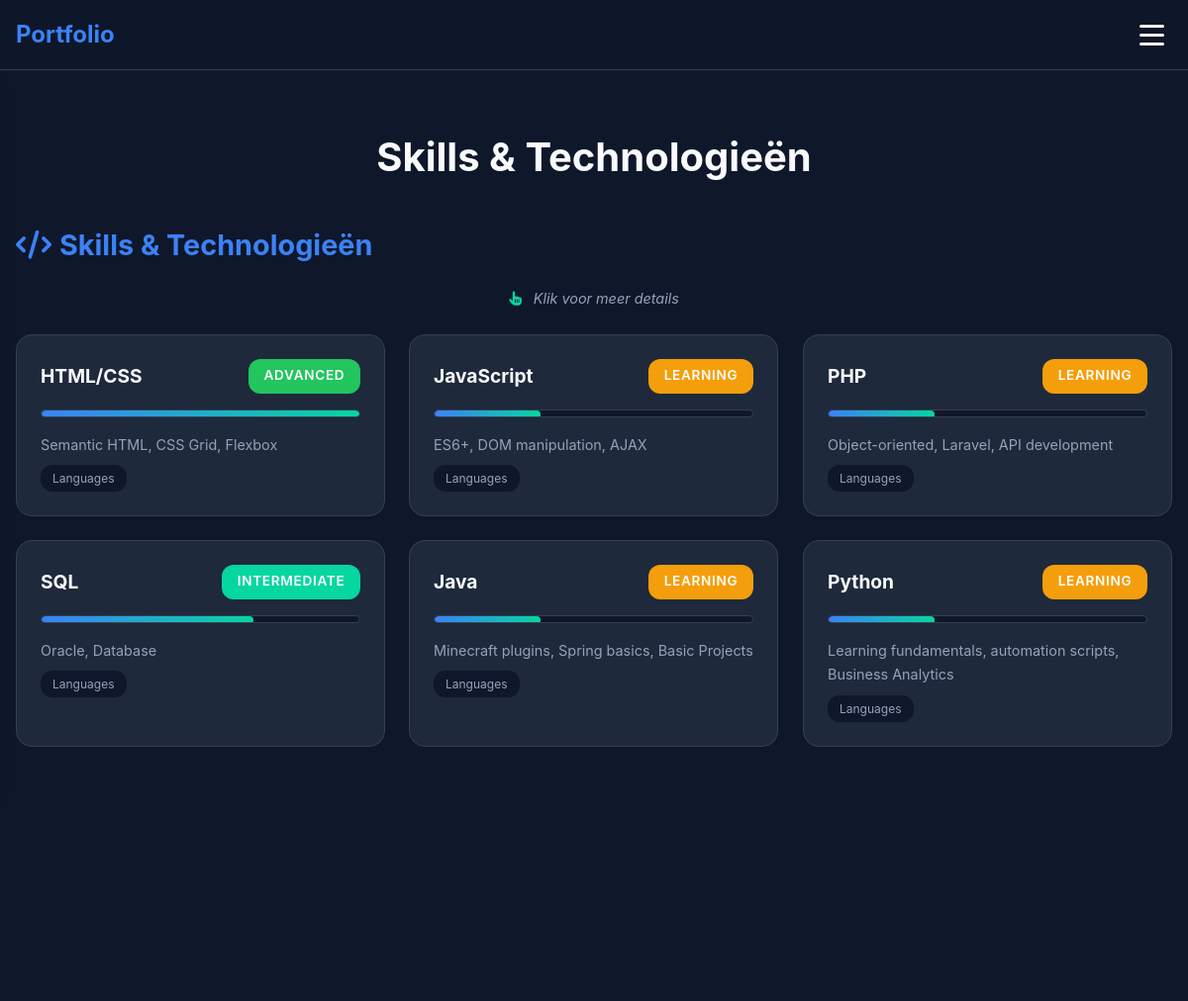
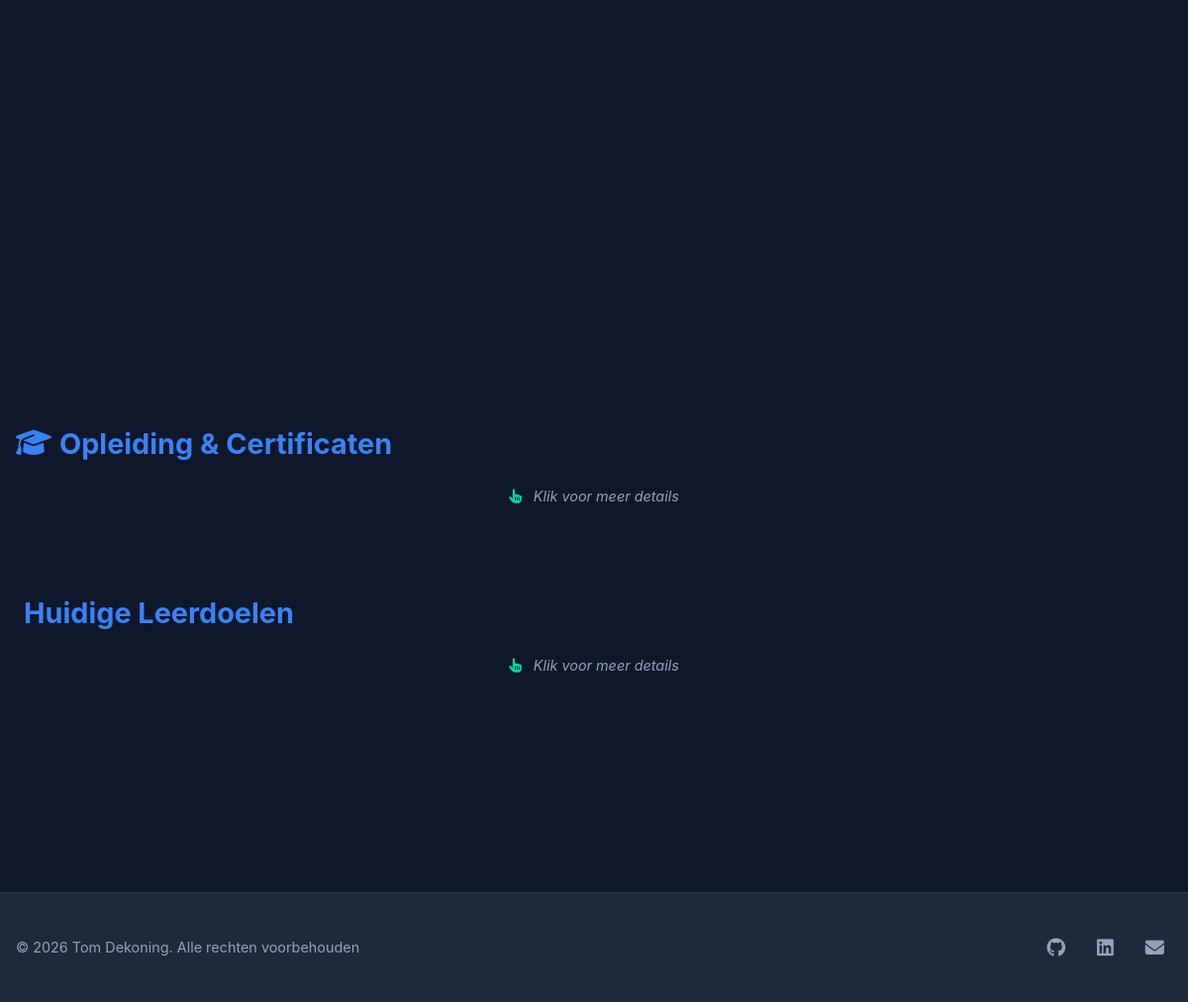
The page /?page=dev-life on the database its author committed (2 pictures, top to bottom).
### tables this page shows
CREATE TABLE IF NOT EXISTS skills (
    id         INT UNSIGNED AUTO_INCREMENT PRIMARY KEY,
    name       VARCHAR(100) NOT NULL,
    category   VARCHAR(50)  NOT NULL,    
    level      TINYINT UNSIGNED NOT NULL DEFAULT 1,   
    notes      TEXT         NULL,
    projects   JSON         NULL,        
    sort_order INT UNSIGNED NOT NULL DEFAULT 0,
    created_at DATETIME NOT NULL DEFAULT CURRENT_TIMESTAMP,
    updated_at DATETIME NOT NULL DEFAULT CURRENT_TIMESTAMP ON UPDATE CURRENT_TIMESTAMP,
    INDEX idx_category (category),
    INDEX idx_sort     (sort_order)
);

### app/Models/SkillModel.php (called while the page is built, shortened)
<?php
class SkillModel {
    public function getAllSkills(): array {
        $db   = Database::getConnection();
        $stmt = $db->query(
            "SELECT id, name, category, level, notes, projects
             FROM skills ORDER BY sort_order ASC, id ASC"
        );
        $rows = $stmt->fetchAll();
        return $rows;
    }
    public function getLevelText(int $level): string {
        switch ($level) {
            case 1: return trans('skills_level_beginner');
            case 2: return trans('skills_level_intermediate');
            case 3: return trans('skills_level_advanced');
        }
    }
    public function getLevelPercentage(int $level): float {
        return ($level / 3) * 100;
    }
    public function getModalData(array $skill): string {
        return htmlspecialchars(json_encode($skill), ENT_QUOTES, 'UTF-8');
    }
}

### app/Config/translations.php (called while the page is built, shortened)
<?php
class Translations {
    private static $currentLang = 'nl';
    public static function init() {
        if (isset($_COOKIE['portfolio_lang'])) {
            self::$currentLang = $_COOKIE['portfolio_lang'];
        }
        else if (isset($_SERVER['HTTP_ACCEPT_LANGUAGE'])) {
            $browserLang = substr($_SERVER['HTTP_ACCEPT_LANGUAGE'], 0, 2);
            if (in_array($browserLang, ['nl', 'en'])) {
                self::$currentLang = $browserLang;
            }
        }
    }
    public static function get($key, $lang = null) {
        $lang = $lang ?? self::$currentLang;
        if (isset(self::$translations[$lang][$key])) {
            return self::$translations[$lang][$key];
        }
        return "[{$key}]";
    }
    public static function getCurrentLang() {
        return self::$currentLang;
    }
}
function trans($key, $lang = null) {
    return Translations::get($key, $lang);
}
?>

### app/Config/env.php (called while the page is built, shortened)
<?php
if (!function_exists('portfolioEnv')) {
	function portfolioEnv(string $key, string $default = ''): string {
		$value = getenv($key);
		static $dotEnv = null;
		if ($dotEnv === null) {
			$dotEnv = [];
		}
		return isset($dotEnv[$key]) ? (string) $dotEnv[$key] : $default;
	}
}

### app/Views/dev-life.php (the view, shortened to what this page needs)
<section class="dev-life">
    <div class="container">
        <h1 data-translate="skills_title"><?= trans('skills_title') ?></h1>
        <div class="skills-section">
            <h2><i class="fas fa-code"></i> <span data-translate="skills_title"><?= trans('skills_title') ?></span></h2>
            <p class="section-hint"><i class="fas fa-hand-pointer"></i> <span data-translate="skills_click_details"><?= trans('skills_click_details') ?></span></p>
            <div class="skills-grid">
                <?php foreach ($skills as $skill): ?>
                    <div class="skill-card" data-modal='<?= $skillModel->getModalData($skill) ?>'>
                        <div class="skill-header">
                            <h3><?= htmlspecialchars($skill['name']) ?></h3>
                            <span class="skill-level level-<?= $skill['level'] ?>">
                                <?= htmlspecialchars($skillModel->getLevelText($skill['level'])) ?>
                            </span>
                        </div>
                        <div class="skill-progress">
                            <div class="progress-bar" data-width="<?= $skillModel->getLevelPercentage($skill['level']) ?>%"></div>
                        </div>
                        <p class="skill-notes"><?= htmlspecialchars($skill['notes']) ?></p>
                        <span class="skill-category"><?= htmlspecialchars(trans('category_' . $skill['category'])) ?></span>
                    </div>
                <?php endforeach; ?>
            </div>
        </div>
        <div class="education-section">
            <h2><i class="fas fa-graduation-cap"></i> <span data-translate="education_title"><?= trans('education_title') ?></span></h2>
            <p class="section-hint"><i class="fas fa-hand-pointer"></i> <span data-translate="education_click_details"><?= trans('education_click_details') ?></span></p>
        </div>
        <div class="learning-section">
            <h2><i class="fas fa-target"></i> <span data-translate="learning_title"><?= trans('learning_title') ?></span></h2>
            <p class="section-hint"><i class="fas fa-hand-pointer"></i> <span data-translate="learning_click_details"><?= trans('learning_click_details') ?></span></p>
        </div>
    </div>
</section>

### app/Controllers/PortfolioController.php (shortened to what this page needs)
<?php
require_once __DIR__ . '/../Config/translations.php';
require_once __DIR__ . '/../Config/env.php';
require_once __DIR__ . '/../Models/SkillModel.php';
class PortfolioController {
    private $skillModel;
    public function __construct() {
        $this->skillModel     = new SkillModel();
    }
    public function showDevLife() {
        try {
            $lang = Translations::getCurrentLang();
            $skills         = $this->skillModel->getAllSkills();
            $education      = $this->skillModel->getEducation($lang);
            $learning_goals = $this->skillModel->getLearningGoals($lang);
        } catch (\Throwable $e) {
            $skills = $education = $learning_goals = [];
            $lang   = 'nl';
        }
        $data = [
            'title'          => trans('nav_devlife'),
            'skills'         => $skills,
            'skillModel'     => $this->skillModel,
            'education'      => $education,
            'learning_goals' => $learning_goals,
        ];
        $this->render('dev-life', $data);
    }
    private function render($view, $data = []) {
        extract($data);
        $viewFile = __DIR__ . "/../Views/{$view}.php";
        if (file_exists($viewFile)) {
            include $viewFile;
        } else {
            echo "<h1>View niet gevonden: {$view}</h1>";
        }
        $content = ob_get_clean();
        include __DIR__ . '/../Views/layout.php';
    }
}
?>

### index.php (shortened to what this page needs)
<?php
$page = $_GET['page'] ?? 'home';
require_once 'app/Controllers/PortfolioController.php';
$controller = new PortfolioController();
switch ($page) {
    case 'dev-life':
        $controller->showDevLife();
        break;
}

### app/Views/layout.php (shortened to what this page needs)
<?php
require_once __DIR__ . '/../Config/env.php';
require_once __DIR__ . '/../Config/translations.php';
$contactEmail = portfolioEnv('PORTFOLIO_CONTACT_EMAIL', 'tom1dekoning@gmail.com');
$styleVersion = (string) (@filemtime(__DIR__ . '/../../public/css/style.css') ?: time());
?>
    <!DOCTYPE html>
    <html lang="<?= Translations::getCurrentLang() ?>">
    <head>
        <link rel="stylesheet" href="public/css/style.css?v=<?= htmlspecialchars($styleVersion, ENT_QUOTES, 'UTF-8') ?>">
        <link rel="stylesheet" href="public/css/modal.css">
        <link href="https://cdnjs.cloudflare.com/ajax/libs/font-awesome/6.4.0/css/all.min.css" rel="stylesheet">
    </head>
    <body>
    <header>
        <nav class="navbar">
            <div class="nav-container">
                <div class="nav-logo">
                    <a href="?page=home">Portfolio</a>
                </div>
                <div class="nav-toggle">
                    <span class="bar"></span>
                    <span class="bar"></span>
                    <span class="bar"></span>
                </div>
            </div>
        </nav>
    </header>
    <main>
        <?= $content ?>
    </main>
    <footer>
        <div class="footer-content">
            <p>&copy; <?= date('Y') ?> Tom Dekoning. <span data-translate="footer_rights"><?= trans('footer_rights') ?></span></p>
            <div class="social-links">
                <a href="https://github.com/tombomeke" target="_blank" aria-label="GitHub"><i class="fab fa-github"></i></a>
                <a href="https://www.linkedin.com/in/tom-dekoning-567523352/" target="_blank" aria-label="LinkedIn"><i class="fab fa-linkedin"></i></a>
                <a href="mailto:<?= htmlspecialchars($contactEmail) ?>" aria-label="Email"><i class="fas fa-envelope"></i></a>
            </div>
        </div>
    </footer>
    </body>
    </html>

### public/css/style.css (style rules this page uses)
html { scroll-behavior: smooth; }
body { text-rendering: optimizeLegibility; -webkit-font-smoothing: antialiased; -moz-osx-font-smoothing: grayscale; }
.skill-card, .project-card, .stat-item { will-change: transform; }
section { padding: var(--spacing-3xl) 0; }
section:first-of-type { padding-top: var(--spacing-3xl); }
section:last-of-type { padding-bottom: var(--spacing-3xl); }
.skill-card, .project-card, .stat-item, .contact-method { contain: layout style paint; }

### public/css/modal.css (style rules this page uses)
.skill-level { padding: 0.4rem 1rem; border-radius: var(--radius-lg); font-size: 0.85rem; font-weight: 600; text-transform: uppercase; letter-spacing: 0.05em; }
.skill-level.level-1 { background: var(--warning-color); color: white; }
.skill-level.level-2 { background: var(--accent-color); color: white; }
.skill-level.level-3 { background: var(--success-color); color: white; }

### public/css/base.css (style rules this page uses)
:root { --primary-color: #3b82f6; --primary-dark: #2563eb; --secondary-color: #64748b; --accent-color: #06d6a0; --bg-color: #0f172a; --surface-color: #1e293b; --text-primary: #f8fafc; --text-secondary: #cbd5e1; --text-muted: #94a3b8; --border-color: #334155; --success-color: #22c55e; --error-color: #ef4444; --warning-color: #f59e0b; --shadow-sm: 0 1px 2px 0 rgba(0, 0, 0, 0.05); --shadow-md: 0 4px 6px -1px rgba(0, 0, 0, 0.1); --shadow-lg: 0 10px 15px -3px rgba(0, 0, 0, 0.1); --shadow-xl: 0 20px 25px -5px rgba(0, 0, 0, 0.1); --radius-sm: 0.25rem; --radius-md: 0.5rem; --radius-lg: 0.75rem; --radius-xl: 1rem; --spacing-xs: 0.25rem; --spacing-sm: 0.5rem; --spacing-md: 1rem; --spacing-lg: 1.5rem; --spacing-xl: 2rem; --spacing-2xl: 3rem; --spacing-3xl: 4rem; }
* { margin: 0; padding: 0; box-sizing: border-box; }
html { scroll-behavior: smooth; font-size: 16px; }
body { font-family: -apple-system, BlinkMacSystemFont, 'Segoe UI', Roboto, 'Helvetica Neue', Arial, sans-serif; line-height: 1.6; background-color: var(--bg-color); color: var(--text-primary); overflow-x: hidden; min-height: 100vh; display: flex; flex-direction: column; }
.container { max-width: 1200px; margin: 0 auto; padding: 0 var(--spacing-md); width: 100%; }
h1, h2, h3, h4, h5, h6 { font-weight: 700; line-height: 1.2; margin-bottom: var(--spacing-md); }
h1 { font-size: 2.5rem; }
h2 { font-size: 2rem; }
h3 { font-size: 1.75rem; }
p { margin-bottom: var(--spacing-md); line-height: 1.7; }
a { color: var(--primary-color); text-decoration: none; transition: color 0.3s ease; }

### public/css/layout.css (style rules this page uses)
.navbar { position: sticky; top: 0; background: rgba(15, 23, 42, 0.95); backdrop-filter: blur(10px); border-bottom: 1px solid var(--border-color); z-index: 1000; transition: all 0.3s ease; }
.nav-container { max-width: 1200px; margin: 0 auto; padding: 0 var(--spacing-md); display: flex; justify-content: space-between; align-items: center; gap: var(--spacing-md); height: 70px; }
.nav-logo a { font-size: 1.5rem; font-weight: 700; color: var(--primary-color); text-decoration: none; transition: color 0.3s ease; }
@media (max-width: 1400px) { .nav-toggle { display: flex; } }
.nav-toggle { display: none; flex-direction: column; cursor: pointer; padding: var(--spacing-sm); border-radius: var(--radius-sm); transition: background-color 0.3s ease; }
.bar { width: 25px; height: 3px; background: var(--text-primary); margin: 3px 0; transition: all 0.3s ease; border-radius: 2px; }
main { flex: 1; min-height: calc(100vh - 140px); }
footer { background: var(--surface-color); padding: var(--spacing-xl) 0; margin-top: var(--spacing-3xl); border-top: 1px solid var(--border-color); }
.footer-content { max-width: 1200px; margin: 0 auto; padding: 0 var(--spacing-md); display: flex; justify-content: space-between; align-items: center; flex-wrap: wrap; gap: var(--spacing-md); }
.footer-content p { color: var(--text-muted); margin: 0; font-size: 0.9rem; }
.social-links { display: flex; gap: var(--spacing-md); }
.social-links a { color: var(--text-muted); font-size: 1.2rem; transition: all 0.3s ease; padding: var(--spacing-sm); border-radius: var(--radius-sm); }

### public/css/responsive.css (style rules this page uses)
@media (min-width: 320px) { .container { padding: 0 var(--spacing-sm); } }
@media (min-width: 576px) { .container { padding: 0 var(--spacing-md); } }
@media (min-width: 768px) { .skills-grid { grid-template-columns: repeat(2, 1fr); } }
@media (max-width: 1400px) { .nav-toggle { display: flex; } }
@media (min-width: 992px) { .skills-grid { grid-template-columns: repeat(3, 1fr); } }
@media (min-width: 1200px) { .container { max-width: 1200px; } }
@media (min-width: 1200px) { .skills-grid { grid-template-columns: repeat(3, 1fr); } }

### rows shown on the page
skills: name "HTML/CSS", level "ADVANCED", notes "Semantic HTML, CSS Grid, Flexbox"
skills: name "JavaScript", level "LEARNING", notes "ES6+, DOM manipulation, AJAX"
skills: name "PHP", level "LEARNING", notes "Object-oriented, Laravel, API development"
skills: name "SQL", level "INTERMEDIATE", notes "Oracle, Database"
skills: name "Java", level "LEARNING", notes "Minecraft plugins, Spring basics, Basic Projects"
skills: name "Python", level "LEARNING", notes "Learning fundamentals, automation scripts, Business Analytics"
